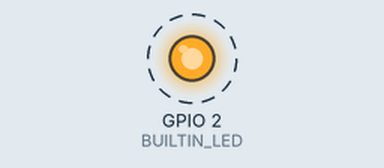
The sketch below on a simulated ESP32. Parts: output pins drawn as LEDs (lit = HIGH). Dashed ring = blinking. What the sketch prints to the serial monitor is not drawn.

Above: at 0.5 s.
Timing chart, 0 to 4.6 s (numbered marks = the images above):
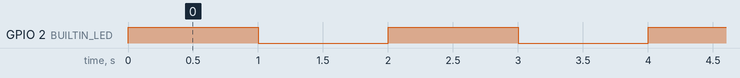

Measured:
- by itself, GPIO 2 (BUILTIN_LED): alternates HIGH for 1.0 s and LOW for 1.0 s

The sketch:

hall-test.ino
```cpp
#define BUILTIN_LED 2

void setup() {
  Serial.begin(115200);
  pinMode(BUILTIN_LED, OUTPUT);
  Serial.println("ready");
}

void loop() {
  Serial.println(hallRead());
  digitalWrite(BUILTIN_LED, HIGH);
  delay(1000);
  digitalWrite(BUILTIN_LED, LOW);
  delay(1000);
}
```
